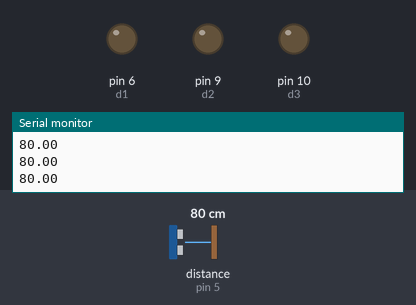
Simulated run of this sketch. Board: Arduino Uno, built with avr-gcc and run on an emulated ATmega328P. Shown: output pins drawn as LEDs (lit = HIGH), the last lines printed to the serial monitor. The test bench sets the inputs (shaded band); at power-on: distance to the obstacle (sensor on pin 5) 80 cm. The echo pulse lasts 58.3 µs per cm; pins used as bus, display or sensor lines are not drawn.

Above: at 1.2 s.
1.3 s: distance to the obstacle (sensor on pin 5) set to 44 cm
2.8 s: distance to the obstacle (sensor on pin 5) set to 39 cm
At 5.5 s:
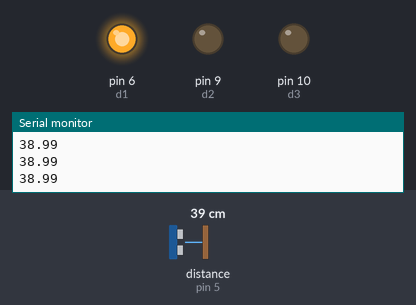
5.8 s: distance to the obstacle (sensor on pin 5) set to 18 cm
At 8.5 s:
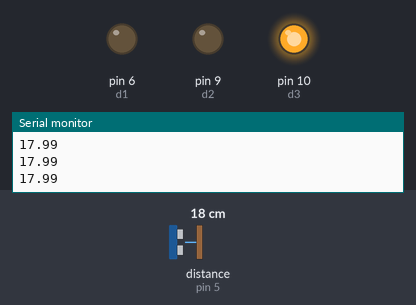
8.8 s: distance to the obstacle (sensor on pin 5) set to 2 cm
At 10.6 s:
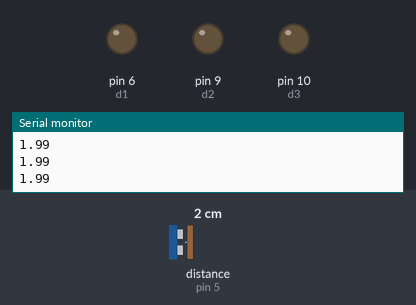
Timing chart, 0 to 12.1 s (numbered marks = the images above; inputs shaded):
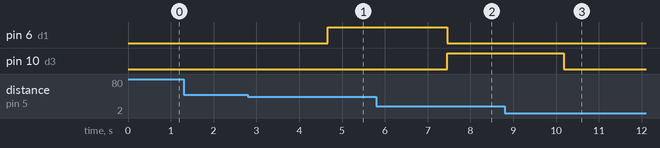

Measured:
- the behaviour switches between 42 and 41 cm on distance to the obstacle (sensor on pin 5) (found by bisection; images 0 and 1)
- after the input at 2.8 s, pin 6 (d1): LOW → HIGH after 1.9 s
- after the input at 5.8 s, pin 6 (d1): HIGH → LOW after 1.7 s; pin 10 (d3): LOW → HIGH after 1.7 s
- after the input at 8.8 s, pin 10 (d3): HIGH → LOW after 1.4 s

The sketch:

version2.ino
```cpp
#include <Ultrasonic.h>
#include "degrau.h"

//Define os pinos para o trigger e echo
#define pin_trigger 4
#define pin_echo 5
#define d1 6
#define d2 9
#define d3 10
#define d4 3

Ultrasonic ultrasonic(pin_trigger, pin_echo);
degrau *deg1 = new degrau(), *deg2 = new degrau(), *deg3 = new degrau(), *deg4 = new degrau();

void setup()
{
  deg1->setPino(d1);
  deg2->setPino(d2);
  deg3->setPino(d3);
  deg4->setPino(d4);

  deg1->setPos(34,41);
  deg2->setPos(25,34);
  deg3->setPos(17,25);
  deg4->setPos(0,17);

  pinMode(d1,OUTPUT);
  pinMode(d2,OUTPUT);
  pinMode(d3,OUTPUT);
  pinMode(d4,OUTPUT);

  Serial.begin(9600);
  Serial.println("Obtendo leituras");

  //Apaga todos os degraus
  digitalWrite(d1,0);
  digitalWrite(d2,0);
  digitalWrite(d3,0);
  digitalWrite(d4,0);
}

//Cria as variaveis para realizar as leituras e a filtragem
float distCM, leitura_inst, acumulador = 0;

//Variaveis de controle e do tamanho da janela do filtro
int i, tam_janela = 25, iteracao = 0;
//int freq_aquisicao = 100;

void loop()
{
  long microsec = ultrasonic.timing();

  /*
  for(i=0;i<tam_janela;i++)
  {
      leitura_inst = ultrasonic.convert(microsec, Ultrasonic::CM);
      acumulador += leitura_inst;
      delay(freq_aquisicao/tam_janela);
  }
  */

  leitura_inst = ultrasonic.convert(microsec, Ultrasonic::CM);
  acumulador += leitura_inst;
  delay(3);
  if(iteracao%tam_janela == 0)
  {
    distCM = acumulador/tam_janela; //realiza a media
    acumulador = 0;
  }


  Serial.print("\n");
  Serial.print(distCM);

  deg1->update(distCM);
  deg2->update(distCM);
  deg3->update(distCM);
  deg4->update(distCM);

  analogWrite(deg1->getPino(),deg1->getBrilho());
  analogWrite(deg2->getPino(),deg2->getBrilho());
  analogWrite(deg3->getPino(),deg3->getBrilho());
  analogWrite(deg4->getPino(),deg4->getBrilho());

  iteracao++;
}
```

degrau.cpp
```cpp
#include "degrau.h"

void degrau::setPino(int pino){
    this->pino = pino;
}

int degrau::getPino(){
    return this->pino;
}

void degrau::setEstado(int estado){
    this->estado = estado;
}

int degrau::getEstado(){
    return this->estado;
}

void degrau::setBrilho(int brilho){
    this->brilho = brilho;
}

int degrau::getBrilho(){
    return this->brilho;
}

void degrau::setPos(float pos_lower, float pos_upper){
    this->pos_lower = pos_lower;
    this->pos_upper = pos_upper;
}


void degrau::checkPos(float dist){
    if(dist >= this->pos_lower && dist <= this->pos_upper)
    {
        this->detectado = 1;
    }
    else
    {
        this->detectado = 0;
    }
}

void degrau::update(float dist){
    this->checkPos(dist);

    if(detectado && this->estado == 0)
    {
        this->estado = 1;
    }

    if(this->estado == 1){
        this->brilho++;
        if(this->brilho == 255){
            this->estado = 2;
        }
    }

    if(detectado == 0 && this->estado == 2)
    {
        this->estado = 3;
    }

    if(this->estado == 3){
        this->brilho--;
        if(this->brilho == 0){
            this->estado = 0;
        }
    }

}
```

degrau.h
```cpp
#ifndef DEGRAU_H
#define DEGRAU_H


class degrau
{
    private:
        int pino;
        int pos_lower;
        int pos_upper;
        int estado = 0;
        int detectado = 0;
        int brilho = 0;
    public:
        void setPino(int pino);
        int getPino();

        int getEstado();
        void setEstado(int estado);

        int getBrilho();
        void setBrilho(int brilho);

        void setPos(float pos_lower, float pos_upper);

        void update(float dist);
        void checkPos(float dist);
};

#endif 
```
